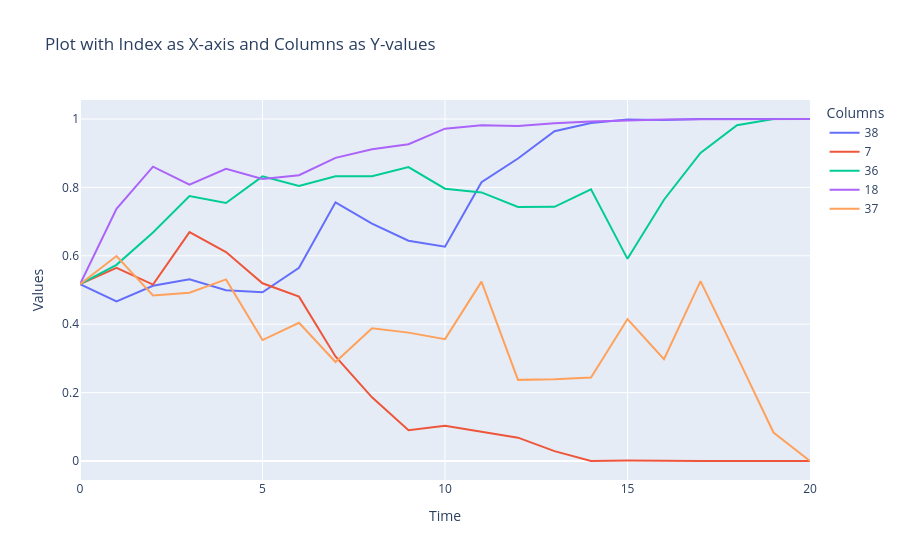

Notebook source saved alongside this figure:
### Code cell
fig = go.Figure()

# Add traces for each column
for column in deltas.columns[values]:
    fig.add_trace(go.Scatter(x=deltas.index, y=deltas[column], mode='lines', name=column))

# Update layout
fig.update_layout(
    title='Plot with Index as X-axis and Columns as Y-values',
    xaxis_title='Time',
    yaxis_title='Values',
    template='plotly',
    legend=dict(title='Columns'),
)

# Show the plot
fig.show()

### Figure 1 — Plotly figure (JSON) as saved in the notebook; plotly's stock layout.template omitted (floating-point values rounded to 4 significant figures)
{"data": [{"mode": "lines", "name": "38", "type": "scatter", "x": [0, 1, 2, 3, 4, 5, 6, 7, 8, 9, 10, 11, 12, 13, 14, 15, 16, 17, 18, 19, 20], "y": [0.5169, 0.4668, 0.5125, 0.5315, 0.4996, 0.4932, 0.5648, 0.7563, 0.6939, 0.644, 0.6265, 0.8152, 0.8844, 0.9643, 0.9882, 0.9986, 0.9974, 0.9999, 1.0, 1.0, 1]}, {"mode": "lines", "name": "7", "type": "scatter", "x": [0, 1, 2, 3, 4, 5, 6, 7, 8, 9, 10, 11, 12, 13, 14, 15, 16, 17, 18, 19, 20], "y": [0.5169, 0.5644, 0.5158, 0.6693, 0.6111, 0.5195, 0.4806, 0.3057, 0.1862, 0.08974, 0.1029, 0.08651, 0.06825, 0.02873, 0.0003384, 0.001281, 9.905e-05, 1.417e-06, 3.798e-06, 1.311e-07, 0]}, {"mode": "lines", "name": "36", "type": "scatter", "x": [0, 1, 2, 3, 4, 5, 6, 7, 8, 9, 10, 11, 12, 13, 14, 15, 16, 17, 18, 19, 20], "y": [0.5169, 0.5735, 0.668, 0.7749, 0.7544, 0.8322, 0.8045, 0.8328, 0.8326, 0.8595, 0.7963, 0.7854, 0.7425, 0.7432, 0.7943, 0.5911, 0.7639, 0.9009, 0.9818, 0.9999, 1]}, {"mode": "lines", "name": "18", "type": "scatter", "x": [0, 1, 2, 3, 4, 5, 6, 7, 8, 9, 10, 11, 12, 13, 14, 15, 16, 17, 18, 19, 20], "y": [0.5169, 0.7375, 0.8606, 0.8078, 0.8541, 0.8244, 0.8358, 0.8863, 0.9115, 0.9262, 0.9717, 0.9821, 0.9792, 0.9873, 0.9924, 0.9963, 0.9984, 0.9996, 1.0, 1.0, 1]}, {"mode": "lines", "name": "37", "type": "scatter", "x": [0, 1, 2, 3, 4, 5, 6, 7, 8, 9, 10, 11, 12, 13, 14, 15, 16, 17, 18, 19, 20], "y": [0.5169, 0.5992, 0.4838, 0.4921, 0.5309, 0.3537, 0.4041, 0.2894, 0.3878, 0.3754, 0.3564, 0.5245, 0.2372, 0.2392, 0.2441, 0.4151, 0.2979, 0.526, 0.3066, 0.08335, 0]}], "layout": {"legend": {"title": {"text": "Columns"}}, "title": {"text": "Plot with Index as X-axis and Columns as Y-values"}, "xaxis": {"title": {"text": "Time"}}, "yaxis": {"title": {"text": "Values"}}}}
